Frame 1 (no input): blank canvas, image omitted
Frame 60 (the mouse pressed at the canvas centre just before this capture): blank canvas, image omitted
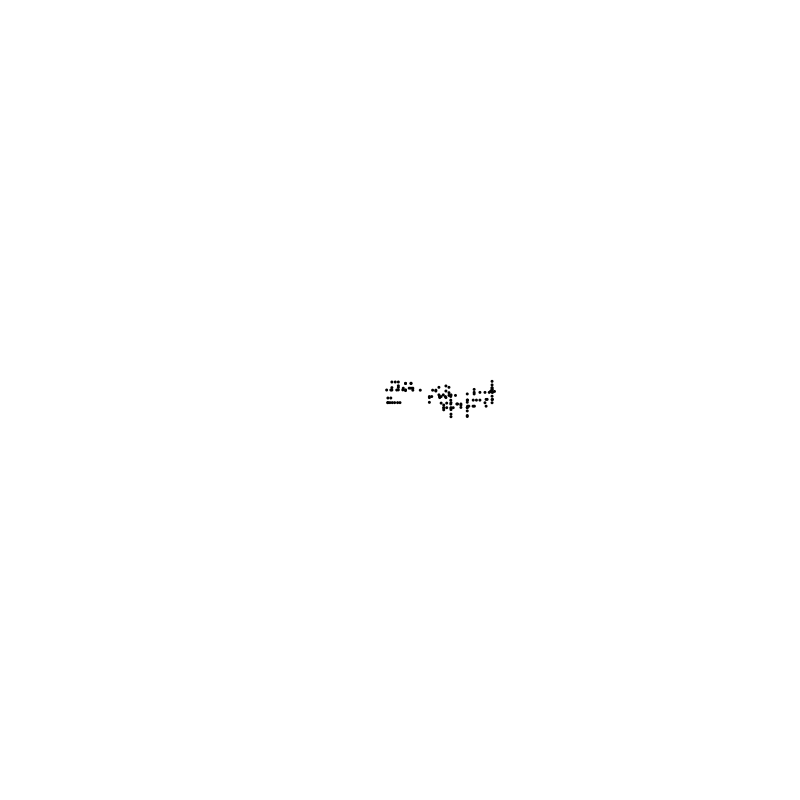
Frame 120 (the mouse held since frame 60 and released just before this capture)

The Processing sketch whose frames 1 and 60 were blank and that drew this single picture after the mouse press (run headless with seeded random() and noise(); from frame 60 on, the mouse is pressed at the canvas centre):

// Processing sketch: exercise_i_5
// ── exercise_i_5.pde
//I'm not yet sure how to verify
//if this exercise is correct or not

float x;
float y;
Walker w;

void setup() {
  
  background(255);
  //frameRate(10);
  size(800,800);
  w = new Walker();
  
}

void draw() {
  
  w.step();
  w.display();
  
}

// ── Walker.pde
class Walker {
  
  float x;
  float y;
  
  Walker() {
    
    x = width/2;
    y = height/2;
    
  }
  
  void step() {
    
    int choice = int(random(4));
    
    float num = randomGaussian();
    //the mean is the distance the walker travels
    float mean = 5;
    //the standard deviation is how the step size varies
    float sd = 3;
    float stepSize = sd * num + mean;
    println(stepSize);
    
    if(choice == 0) {
      x += stepSize;
    } else if(choice == 1) {
      x -= stepSize;
    } else if(choice == 2) {
      y += stepSize;
    } else {
      y -= stepSize;
    }
    
  }
  
  
  void display() {
    
    noStroke();
    fill(0);
    ellipse(x,y,3,3);
    
  }
  
}
